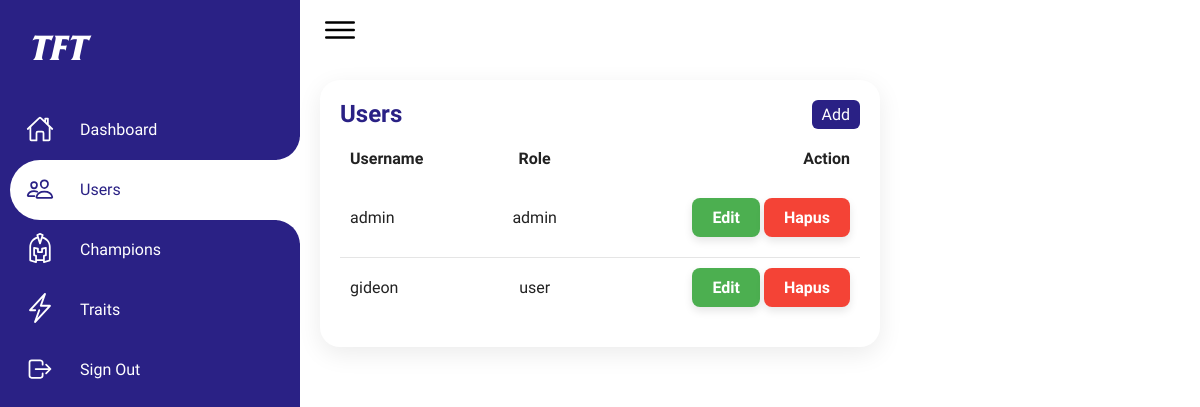
Screenshot of /dashboard/users/users.php with the database file from the repository.
### tables this page shows
CREATE TABLE `users` (
  `id` int(11) NOT NULL,
  `username` varchar(20) NOT NULL,
  `password` varchar(200) NOT NULL,
  `role` varchar(10) NOT NULL
);

### dashboard/users/users.php (the view, shortened to what this page needs)
<!DOCTYPE html>
<html lang="en">
<head>
    <link rel="stylesheet" href="../../public/styles/users.css">
</head>
<body>
    <div class="container">
        <div class="navigation">
            <ul>
                <li>
                    <a href="#">
                        <span class="icon">
                            <span class="title">TFT</span>
                        </span>
                    </a>
                </li>
                <li>
                    <a href="../index.php">
                        <span class="icon">
                            <ion-icon name="home-outline"></ion-icon>
                        </span>
                        <span class="title">Dashboard</span>
                    </a>
                </li>
                <li class='active'>
                    <a href="./users.php">
                        <span class="icon">
                            <ion-icon name="people-outline"></ion-icon>
                        </span>
                        <span class="title">Users</span>
                    </a>
                </li>
                <li>
                    <a href="../champions/champions.php">
                        <span class="icon">
                        </span>
                        <span class="title">Champions</span>
                    </a>
                </li>
                <li>
                    <a href="../traits/traits.php">
                        <span class="icon">
                        </span>
                        <span class="title">Traits</span>
                    </a>
                </li>
                <li>
                    <a href="../logout.php">
                        <span class="icon">
                            <ion-icon name="log-out-outline"></ion-icon>
                        </span>
                        <span class="title">Sign Out</span>
                    </a>
                </li>
            </ul>
        </div>
        <div class="main">
            <div class="topbar">
                <div class="toggle">
                    <ion-icon name="menu-outline"></ion-icon>
                </div>
            </div>
            <div class="details">
                <div class="listUsers">
                    <div class="cardHeader">
                        <h2>Users</h2>
                        <a href="#" class="btn btn-add">Add</a>
                    </div>
                    <table>
                        <thead>
                            <tr>
                                <td>Username</td>
                                <td>Role</td>
                                <td>Action</td>
                            </tr>
                        </thead>
                        <tbody>
                            <?php
                            include "../../backend/main.php";
                            $data = mysqli_query($conn, "select * from users");
                            if(mysqli_num_rows($data) > 0) {
                                while($d = mysqli_fetch_array($data)) {
                                    ?>
                                    <tr>
                                        <td><?php echo $d['username']; ?></td>
                                        <td><?php echo $d['role']; ?></td>
                                        <td class='action'>
                                            <a href="#" data-id="<?php echo $d['id']; ?>" data-username="<?php echo $d['username']; ?>" data-role="<?php echo $d['role']; ?>" class="btn btn-edit">Edit</a>
                                            <a href="#" data-id="<?php echo $d['id']; ?>" class="btn btn-delete">Hapus</a>
                                        </td>
                                    </tr>
                                    <?php
                                }
                            } else {
                                ?>
                                    <tr class="no-data">
                                        <td colspan="3" style="text-align: center;">No data available</td>
                                    </tr>
                                    <?php
                            }
                            ?>
                        </tbody>
                    </table>
                </div>
            </div>
        </div>
    </div>
</body>
</html>

### public/styles/users.css (style rules this page uses)
* { font-family: "Ubuntu", sans-serif; margin: 0; padding: 0; box-sizing: border-box; }
:root { --blue: #2a2185; --white: #fff; --gray: #f5f5f5; --black1: #222; --black2: #999; }
body { min-height: 100vh; overflow-x: hidden; }
.container { position: relative; width: 100%; }
.navigation { position: fixed; width: 300px; height: 100%; background: var(--blue); border-left: 10px solid var(--blue); transition: 0.5s; overflow: hidden; }
.navigation ul { position: absolute; top: 0; left: 0; width: 100%; }
.navigation ul li { position: relative; width: 100%; list-style: none; border-top-left-radius: 30px; border-bottom-left-radius: 30px; }
.navigation ul li.active { background-color: var(--white); }
.navigation ul li:nth-child(1) { margin-bottom: 40px; pointer-events: none; }
.navigation ul li a { position: relative; display: block; width: 100%; display: flex; text-decoration: none; color: var(--white); }
.navigation ul li.active a { color: var(--blue); }
.navigation ul li a .icon { position: relative; display: block; min-width: 60px; height: 60px; line-height: 75px; text-align: center; }
.navigation ul li a .icon ion-icon { font-size: 1.75rem; }
.navigation ul li a .icon svg { width: 40px; height: 30px; text-align: center; fill: var(--white); }
.navigation ul li a .title { position: relative; display: block; padding: 0 10px; height: 60px; line-height: 60px; text-align: start; white-space: nowrap; }
.navigation ul li a .icon .title { font-family: 'frizQuadrataBoldItalic'; position: relative; display: block; text-align: start; white-space: nowrap; font-size: 35px; color: white; padding: 20px 20px; }
.navigation ul li.active a::before { content: ""; position: absolute; right: 0; top: -50px; width: 50px; height: 50px; background-color: transparent; border-radius: 50%; box-shadow: 35px 35px 0 10px var(--white); pointer-events: none; }
.navigation ul li.active a::after { content: ""; position: absolute; right: 0; bottom: -50px; width: 50px; height: 50px; background-color: transparent; border-radius: 50%; box-shadow: 35px -35px 0 10px var(--white); pointer-events: none; }
.main { position: absolute; width: calc(100% - 300px); left: 300px; min-height: 100vh; background: var(--white); transition: 0.5s; }
.topbar { width: 100%; height: 60px; display: flex; justify-content: space-between; align-items: center; padding: 0 10px; }
.toggle { position: relative; width: 60px; height: 60px; display: flex; justify-content: center; align-items: center; font-size: 2.5rem; cursor: pointer; }
.details { position: relative; width: 600px; padding: 20px; display: grid; grid-gap: 30px; }
.details .listUsers { position: relative; display: grid; min-height: 100px; background: var(--white); padding: 20px; box-shadow: 0 7px 25px rgba(0, 0, 0, 0.08); border-radius: 20px; }
.details .cardHeader { display: flex; justify-content: space-between; align-items: flex-start; }
.cardHeader h2 { font-weight: 600; color: var(--blue); }
.cardHeader .btn { position: relative; padding: 5px 10px; background: var(--blue); text-decoration: none; color: var(--white); border-radius: 6px; }
.details table { width: 100%; border-collapse: collapse; margin-top: 10px; }
.details table thead td { font-weight: 600; }
.details .listUsers table tr { color: var(--black1); border-bottom: 1px solid rgba(0, 0, 0, 0.1); }
.details .listUsers table tr:last-child { border-bottom: none; }
.details .listUsers table tr td { padding: 10px; padding-bottom: 20px; }
.details .listUsers table tr td:last-child { text-align: center; }
.details .listUsers table tr td:nth-child(2) { text-align: center; }
.details .listUsers table tr td:nth-child(3) { text-align: right; }
.action .btn, .modal-content .btn { display: inline-block; padding: 10px 20px; text-decoration: none; color: white; font-weight: bold; border-radius: 8px; transition: background-color 0.3s ease, transform 0.3s ease; box-shadow: 0 4px 8px rgba(0, 0, 0, 0.1); cursor: pointer; }
.action .btn-edit { background-color: #4CAF50; }
.action .btn-delete, .modal-content .btn-delete { background-color: #f44336; }

### rows the page displays
users: username "admin", role "admin"
users: username "gideon", role "user"
